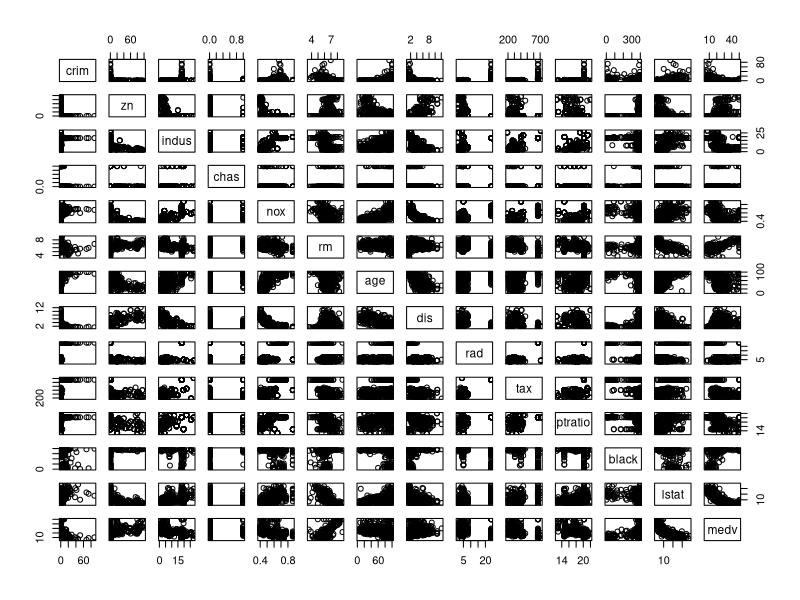
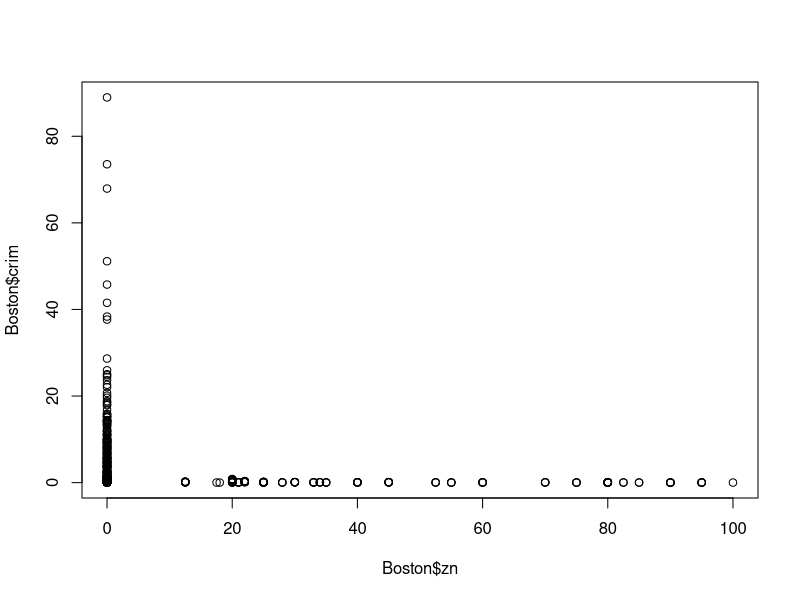
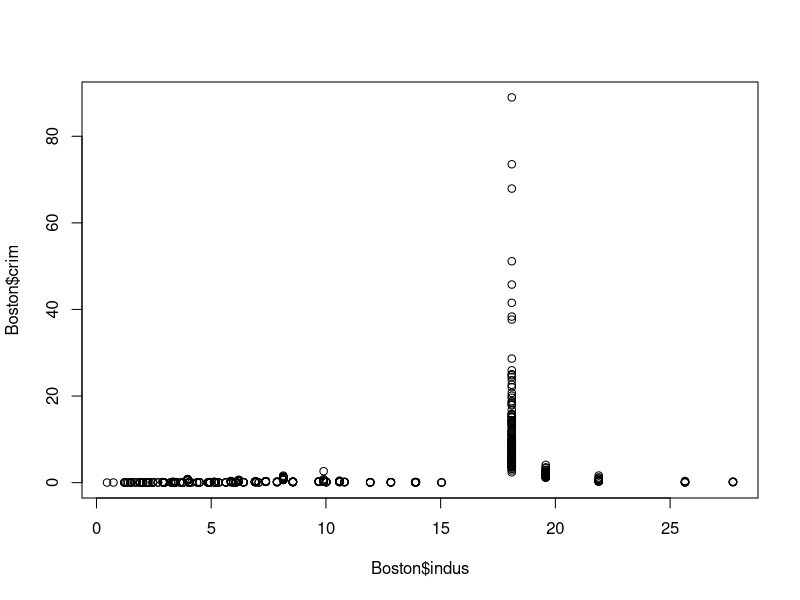
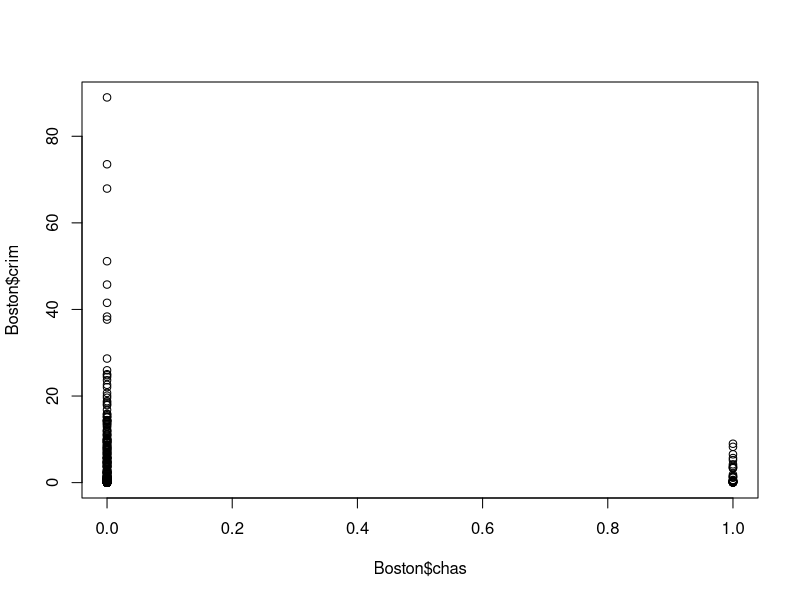
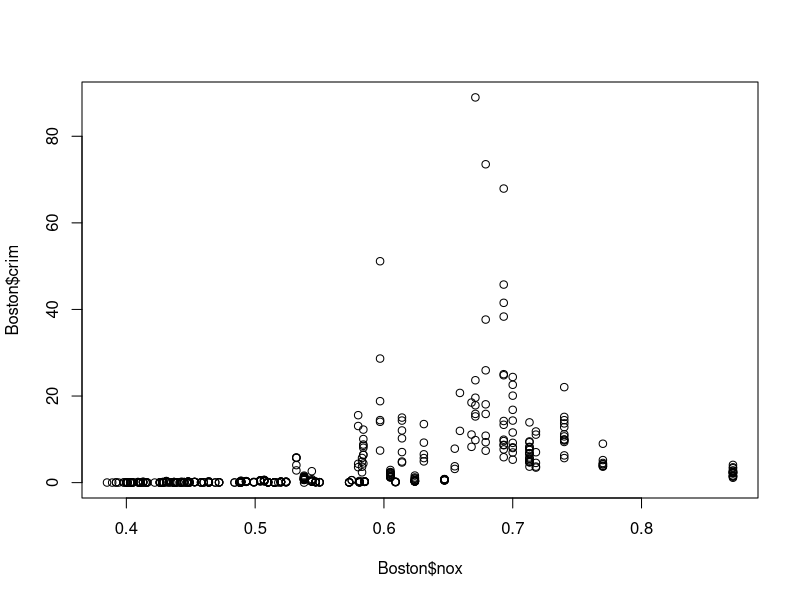
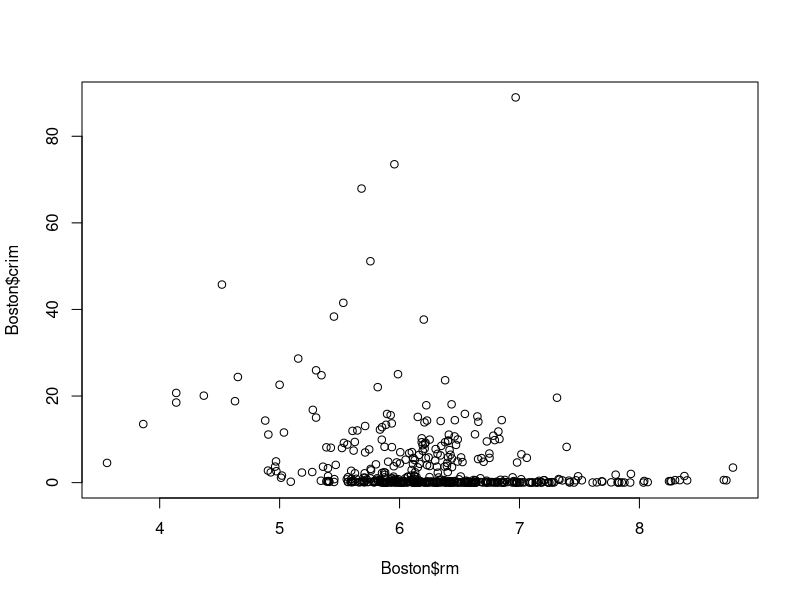
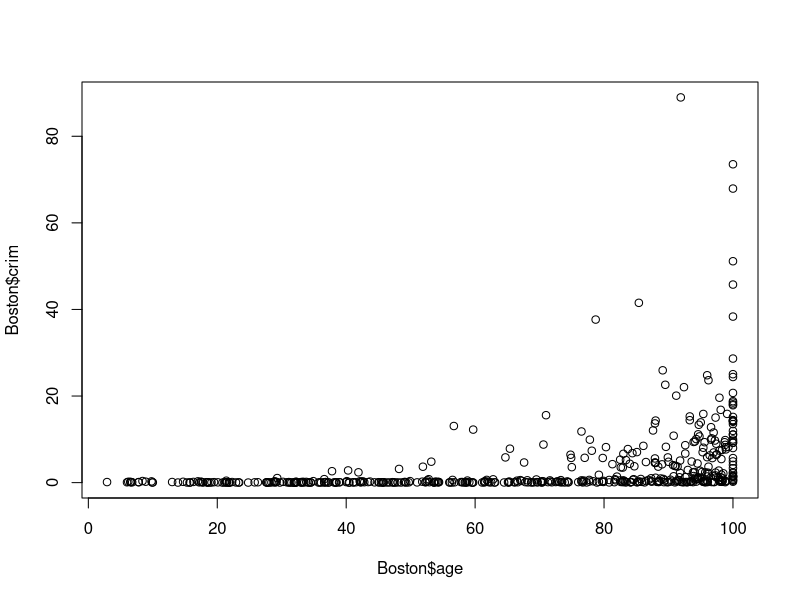
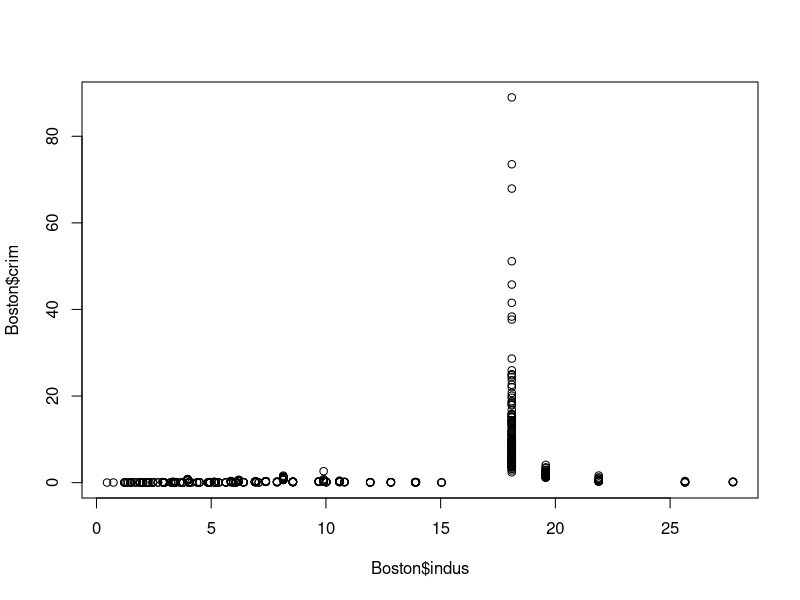

Recreate these plots in R, in order.
# ============================================
# An Introduction to Statistical Learning
#           Chapter 2
#
# R-Code for Applied Exercises 10
#
# Author: Antonio Giannino
# ============================================
rm(list = ls());
#
# This exercise involves the Boston housing data set.
# (a) To begin, load in the Boston data set. The Boston data set is
# part of the MASS library in R.
library("MASS")
# Now the data set is contained in the object Boston.
head(Boston)
# Read about the data set:
?Boston
# How many rows are in this data set? How many columns? 
# What do the rows and columns represent? See the help file.
#
# (b) Make some pairwise scatterplots of the predictors (columns) in this data set. 
# Describe your findings.
pairs(Boston)
#
# (c) Are any of the predictors associated with per capita crime rate? 
# If so, explain the relationship.
plot(Boston$zn, Boston$crim)
plot(Boston$indus, Boston$crim)
plot(Boston$chas, Boston$crim)
plot(Boston$nox, Boston$crim)
plot(Boston$rm, Boston$crim)
plot(Boston$age, Boston$crim)
plot(Boston$indus, Boston$crim)
plot(Boston$dis, Boston$crim)
plot(Boston$rad, Boston$crim)
plot(Boston$tax, Boston$crim)
plot(Boston$ptratio, Boston$crim)
plot(Boston$black, Boston$crim)
plot(Boston$lstat, Boston$crim)
plot(Boston$medv, Boston$crim)


# (d) Do any of the suburbs of Boston appear to have particularly high crime rates? 
# Tax rates? Pupil-teacher ratios? Comment on the range of each predictor.
plot(Boston$crim)
range(Boston$crim)
which(Boston$crim > 50)

plot(Boston$tax)
range(Boston$tax)
which(Boston$tax > 600)

plot(Boston$ptratio)
range(Boston$ptratio)
which(Boston$ptratio > 21)

# (e) How many of the suburbs in this data set bound the Charles river?
sum(Boston$chas)

# (f) What is the median pupil-teacher ratio among the towns in this data set?
median(Boston$ptratio)

# (g) Which suburb of Boston has lowest median value of owner-occupied homes? 
which.min(Boston$medv)
# What are the values of the other predictors for that suburb, and how do those 
# values compare to the overall ranges for those predictors? Comment on your findings.
Boston[which.min(Boston$medv),]
summary(Boston)
# (h) In this data set, how many of the suburbs average more than seven rooms per 
# dwelling? More than eight rooms per dwelling? Comment on the suburbs that average 
# more than eight rooms per dwelling.
sum(Boston$rm > 7)
sum(Boston$rm > 8)


